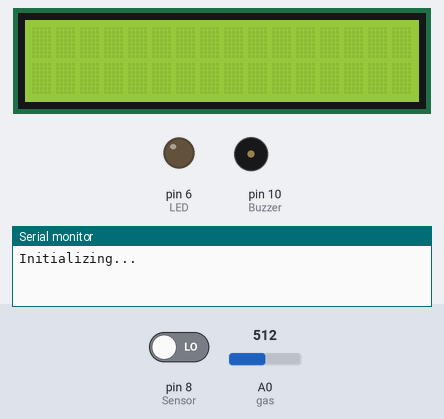
A sketch run on a simulated Arduino Uno, built with avr-gcc and run on an emulated ATmega328P. On the bench: 16×2 character LCD, output pins drawn as LEDs (lit = HIGH), buzzer (waves = sounding, pin HIGH), the last lines printed to the serial monitor. Inputs (shaded band) come from the test bench; at power-on: pin 8 (Sensor) LOW, A0 (gas) = 512. The modem accepts every AT command (registered, SIM ready, sends succeed) and sends nothing else.

Above: at 0.1 s.
At 3.4 s:
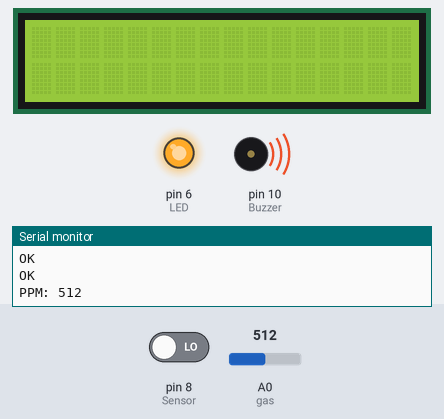
Timing chart, 0 to 4.9 s (numbered marks = the images above):
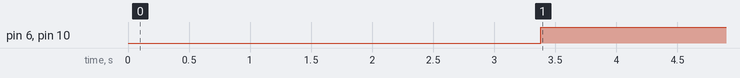

The sketch:

FireAlarm.ino
```cpp
#include <Wire.h>
#include <LiquidCrystal_I2C.h>
#include <SoftwareSerial.h>

// const String PHONE_1 = "+919600834966";
// const String PHONE_2 = "";  //optional
// const String PHONE_3 = "";  //optional

#define rxPin 2
#define txPin 3
SoftwareSerial sim800L(rxPin, txPin);

int gas_read=0;

const int THRESHOLD_PPM = 250;
boolean fire_flag = false;
LiquidCrystal_I2C lcd(0x27, 16, 2);

#define gas A0
#define Sensor 8
#define Buzzer 10
#define LED 6

void setup() {
  pinMode(Sensor ,INPUT);
  pinMode(gas ,INPUT);
  pinMode(LED , OUTPUT);
  pinMode(Buzzer, OUTPUT);
  Serial.begin(115200);
  sim800L.begin(9600);

  lcd.init();
  lcd.backlight();
  Serial.println("Initializing...");
  sim800L.println("AT");
  delay(1000);
  sim800L.println("AT+CMGF=1");
  delay(1000);
}

void send_sms(String text) {
  Serial.println("sending sms....");
  delay(50);
  sim800L.print("AT+CMGF=1\r");
  delay(1000);
  sim800L.print("AT+CMGS=\+917598066712\"\r");
  delay(1000);
  sim800L.print(text);
  delay(100);
  sim800L.write(0x1A);
  delay(5000);
  Serial.println("Message sent..");
}

void make_call() {
  Serial.println("calling....");
  sim800L.println("ATD+917598066712;");
  delay(20000);
  sim800L.println("ATH");
  delay(1000);
}


void loop() {
  while (sim800L.available()) {
    Serial.println(sim800L.readString());
  }

  Serial.print("PPM: ");

  gas_read = analogRead(gas);
  Serial.println(gas_read);
  delay(300);
  if( gas_read >= 300)
  {
    digitalWrite(LED, HIGH);
    digitalWrite(Buzzer, HIGH);
    delay(1000);
    send_sms("Gas Leackage Detected!!....");
    make_call();
  }
  else{
    digitalWrite(LED, LOW);
    digitalWrite(Buzzer, LOW);
  }

  bool value = digitalRead(Sensor);
    Serial.println(value);

  Serial.println(value);
  delay(1000);

  if (value == 0) {
    digitalWrite(LED, HIGH);
    digitalWrite(Buzzer, HIGH);
    delay(1000);
    if (fire_flag == 0) {
      Serial.println("Fire Detected.");
      fire_flag == 1;
      send_sms("Fire.....!!");
      make_call();
    }
  } else {
    digitalWrite(LED, LOW);
    digitalWrite(Buzzer, LOW);
    fire_flag = 0;
  }
}

// void send_multi_sms() {
//   if (PHONE_1 != "") {
//     Serial.print("Phone 1: ");
//     send_sms("Fire is Detected", PHONE_1);
//   }
//   if (PHONE_2 != "") {
//     Serial.print("Phone 2: ");
//     send_sms("Fire is Detected", PHONE_2);
//   }
//   if (PHONE_3 != "") {
//     Serial.print("Phone 3: ");
//     send_sms("Fire is Detected", PHONE_3);
//   }
// }

// void make_multi_call() {
//   if (PHONE_1 != "") {
//     Serial.print("Phone 1: ");
//     make_call(PHONE_1);
//   }
//   if (PHONE_2 != "") {
//     Serial.print("Phone 2: ");
//     make_call(PHONE_2);
//   }
//   if (PHONE_3 != "") {
//     Serial.print("Phone 3: ");
//     make_call(PHONE_3);
//   }
// }

// void send_sms(String text, String phone) {
//   Serial.println("sending sms....");
//   delay(50);
//   sim800L.print("AT+CMGF=1\r");
//   delay(1000);
//   sim800L.print("AT+CMGS=\"" + phone + "\"\r");
//   delay(1000);
//   sim800L.print(text);
//   delay(100);
//   sim800L.write(0x1A);
//   delay(5000);
// }


int analogToPPM(int analogValue) {
  return analogValue;
}
```

Measured:
- by itself, pin 6 (LED), pin 10 (Buzzer): LOW → HIGH at 3.4 s
